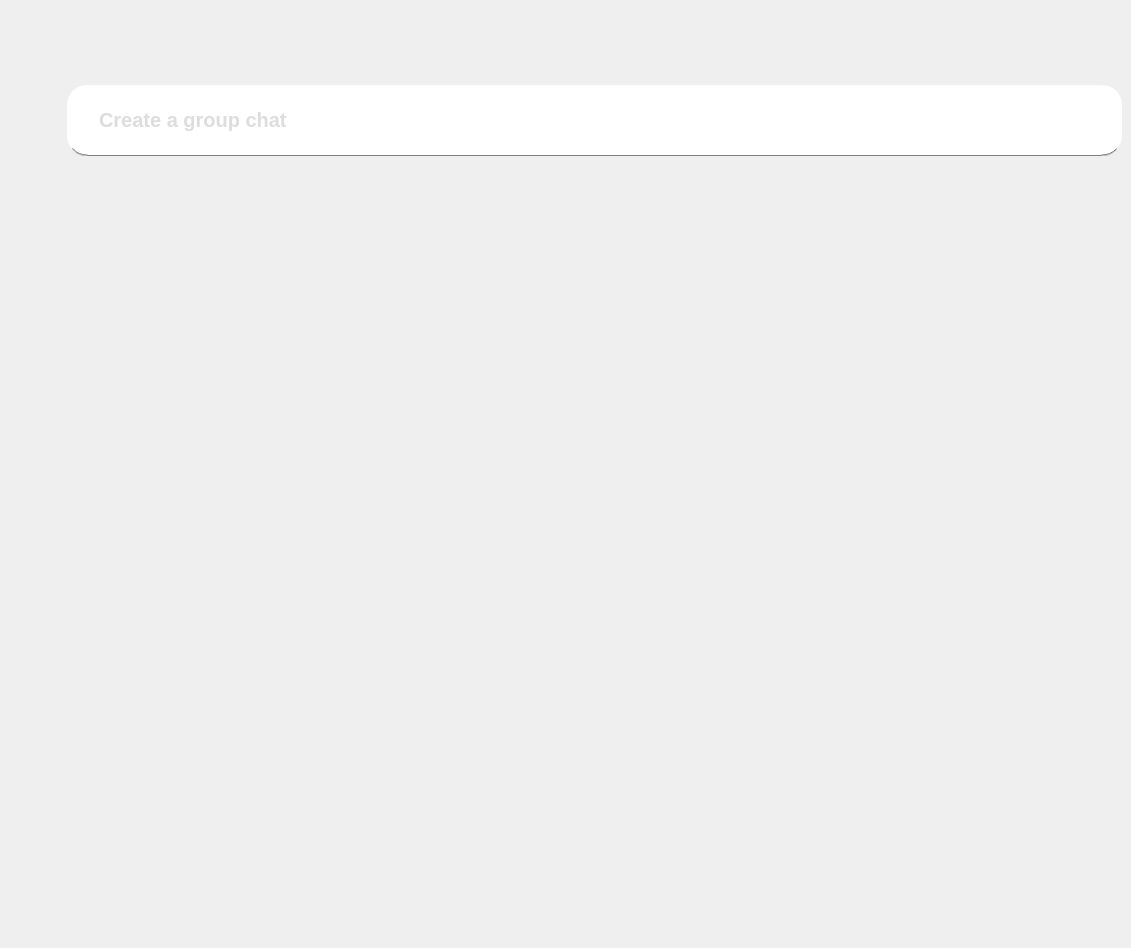
    <widget class="QWidget" name="tab_4">
     <attribute name="title">
      <string/>
     </attribute>
     <widget class="QLabel" name="label_10">
      <property name="geometry">
       <rect>
        <x>67</x>
        <y>219</y>
        <width>496</width>
        <height>720</height>
       </rect>
      </property>
      <property name="text">
       <string/>
      </property>
      <property name="pixmap">
       <pixmap resource="res.qrc">:/new/prefix1/NewFriendPage_left.png</pixmap>
      </property>
      <property name="scaledContents">
       <bool>true</bool>
      </property>
     </widget>
     <widget class="QLabel" name="label_11">
      <property name="geometry">
       <rect>
        <x>626</x>
        <y>219</y>
        <width>496</width>
        <height>720</height>
       </rect>
      </property>
      <property name="text">
       <string/>
      </property>
      <property name="pixmap">
       <pixmap resource="res.qrc">:/new/prefix1/NewFriendPage_right.png</pixmap>
      </property>
      <property name="scaledContents">
       <bool>true</bool>
      </property>
     </widget>
     <widget class="QToolBox" name="toolBox_4">
      <property name="geometry">
       <rect>
        <x>660</x>
        <y>310</y>
        <width>431</width>
        <height>531</height>
       </rect>
      </property>
      <property name="styleSheet">
       <string notr="true">QScrollArea{
	background:rgba(240,240,240,0);
}
QToolBox {
	background:rgba(240,240,240,0);
}

QToolBox::tab {
	background:rgba(235,235,235,0);
	color:rgba(0,0,0,0);
}
</string>
      </property>
      <property name="currentIndex">
       <number>0</number>
      </property>
      <widget class="QWidget" name="newgroupview">
       <property name="geometry">
        <rect>
         <x>0</x>
         <y>0</y>
         <width>431</width>
         <height>505</height>
        </rect>
       </property>
       <property name="styleSheet">
        <string notr="true">QWidget{background:transparent;}</string>
       </property>
       <attribute name="label">
        <string/>
       </attribute>
      </widget>
     </widget>
     <widget class="QToolBox" name="toolBox_3">
      <property name="geometry">
       <rect>
        <x>100</x>
        <y>310</y>
        <width>431</width>
        <height>531</height>
       </rect>
      </property>
      <property name="styleSheet">
       <string notr="true">QScrollArea{
	background:rgba(240,240,240,0);
}
QToolBox {
	background:rgba(240,240,240,0);
}

QToolBox::tab {
	background:rgba(235,235,235,0);
	color:rgba(0,0,0,0);
}
</string>
      </property>
      <property name="currentIndex">
       <number>0</number>
      </property>
      <widget class="QWidget" name="newgroup">
       <property name="geometry">
        <rect>
         <x>0</x>
         <y>0</y>
         <width>431</width>
         <height>505</height>
        </rect>
       </property>
       <property name="styleSheet">
        <string notr="true">QWidget{background:transparent;}</string>
       </property>
       <attribute name="label">
        <string/>
       </attribute>
      </widget>
     </widget>
     <widget class="QPushButton" name="sendGroup1">
      <property name="geometry">
       <rect>
        <x>650</x>
        <y>120</y>
        <width>80</width>
        <height>24</height>
       </rect>
      </property>
      <property name="text">
       <string>创建群聊</string>
      </property>
     </widget>
     <widget class="QLineEdit" name="lineEdit">
      <property name="geometry">
       <rect>
        <x>67</x>
        <y>85</y>
        <width>1055</width>
        <height>71</height>
       </rect>
      </property>
      <property name="styleSheet">
       <string notr="true">QLineEdit{
/* Rectangle 4 */

position: absolute;
width: 1055px;
height: 71px;
left: 276px;
top: 85px;

background: #FFFFFF;
border-bottom:1px groove gray;
border-radius: 20px;

/* Create a group chat */


font-family: 'Poppins';
font-style: normal;
font-weight: 500;
font-size: 20px;
line-height: 30px;
padding-left:30px;

color: rgba(61, 61, 61, 0.35);
}

QLineEdit:focus{
	color:rgba(0, 153, 153, 150);
	font-size:50px;
}

</string>
      </property>
      <property name="text">
       <string/>
      </property>
      <property name="placeholderText">
       <string>Create a group chat </string>
      </property>
     </widget>
     <widget class="QLabel" name="label_12">
      <property name="geometry">
       <rect>
        <x>626</x>
        <y>219</y>
        <width>496</width>
        <height>720</height>
       </rect>
      </property>
      <property name="text">
       <string/>
      </property>
      <property name="pixmap">
       <pixmap resource="res.qrc">:/new/prefix1/NewFriendPage_right_alphaBackground.png</pixmap>
      </property>
      <property name="scaledContents">
       <bool>true</bool>
      </property>
     </widget>
     <widget class="QPushButton" name="sendgroup">
      <property name="geometry">
       <rect>
        <x>1053</x>
        <y>98</y>
        <width>45</width>
        <height>45</height>
       </rect>
      </property>
      <property name="styleSheet">
       <string notr="true">QPushButton{
background:transparent;
border-radius:22px;
}

QPushButton:hover{
background:rgb(145, 221, 213);
border-radius:22px;
}

QPushButton:pressed{
background:rgb(0, 204, 204)

}</string>
      </property>
      <property name="text">
       <string/>
      </property>
      <property name="icon">
       <iconset resource="res.qrc">
        <normaloff>:/new/prefix1/HomePage_SearchButton.png</normaloff>:/new/prefix1/HomePage_SearchButton.png</iconset>
      </property>
      <property name="iconSize">
       <size>
        <width>45</width>
        <height>45</height>
       </size>
      </property>
     </widget>
     <zorder>label_12</zorder>
     <zorder>label_10</zorder>
     <zorder>label_11</zorder>
     <zorder>toolBox_4</zorder>
     <zorder>sendGroup1</zorder>
     <zorder>lineEdit</zorder>
     <zorder>sendgroup</zorder>
     <zorder>toolBox_3</zorder>
    </widget>
